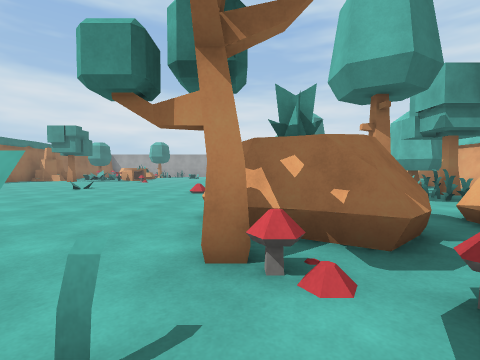
View 1 (above)

23 first-person views from a walk through a 3-D level made in the Unity game engine. The camera is 1.2 m above the floor, tilts 2° down and sees 85° across. The floor is counted in squares, 2 m on a side. Each view is taken from the middle of a square. On the plan, view 1 faces up. The plan holds only what a view shows up to about 9 squares ahead; the rest is blank. The place goes on beyond the plan. The player is left out. Surface patterns are stand-ins for the level's own textures.

View 2
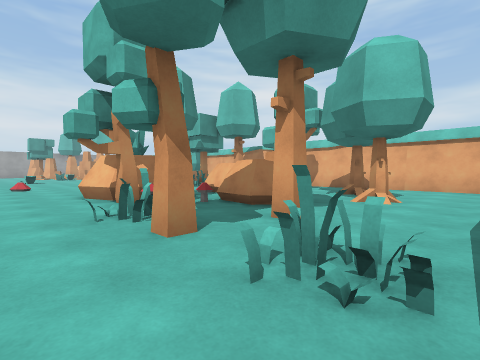

View 3
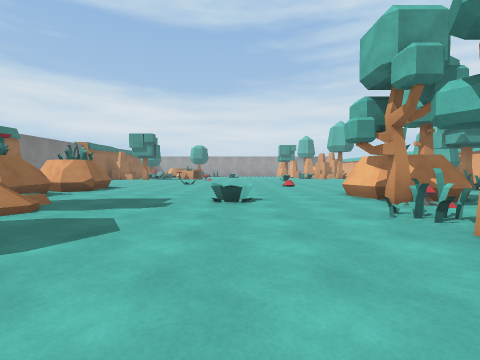

View 4
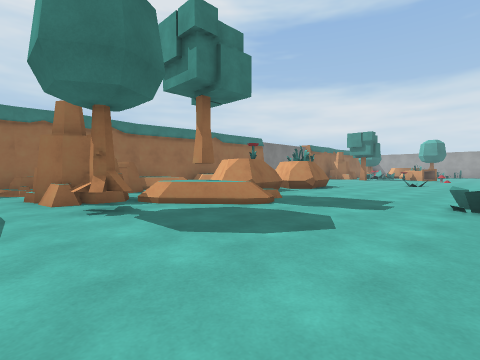

View 5
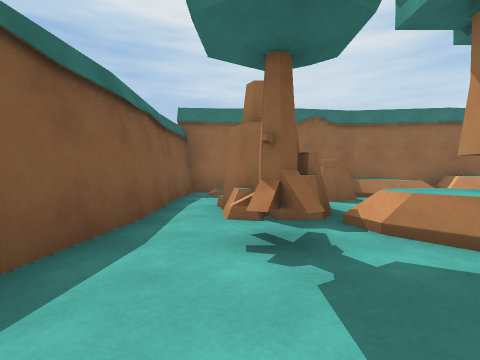

View 6
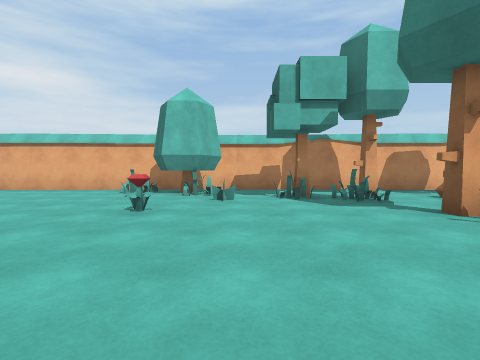

View 7
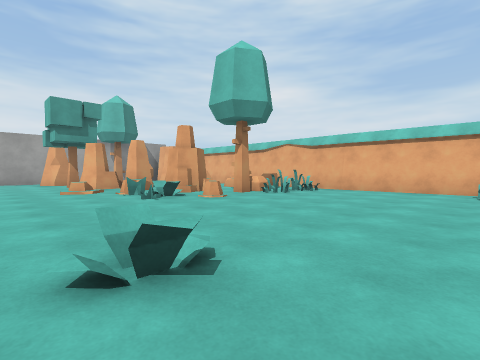

View 8
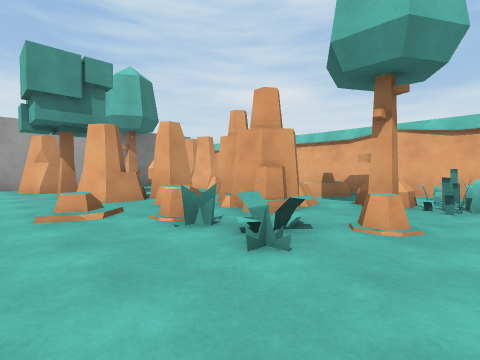

View 9
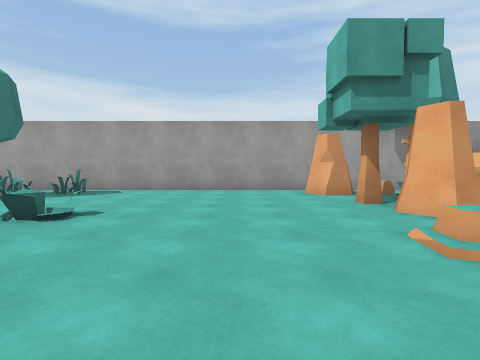

View 10
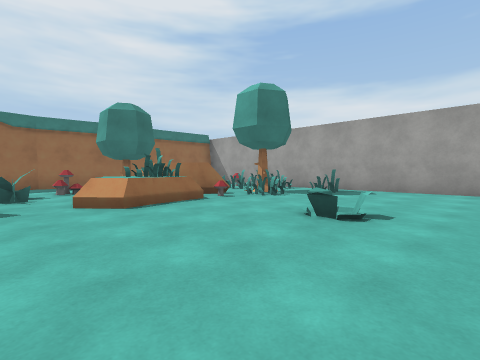

View 11
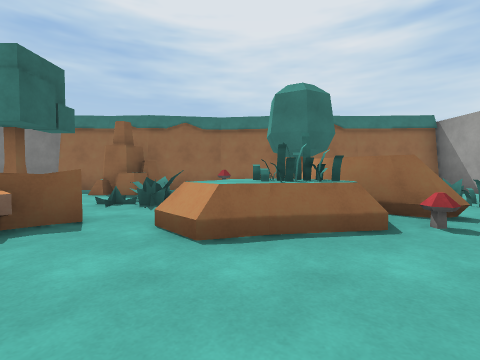

View 12
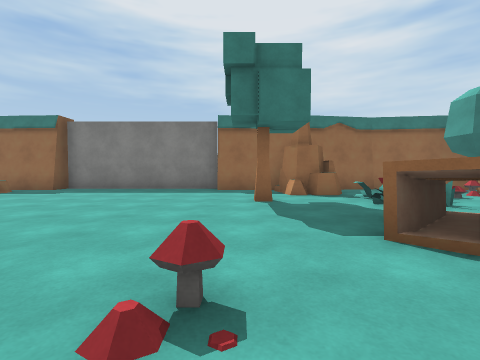

View 13
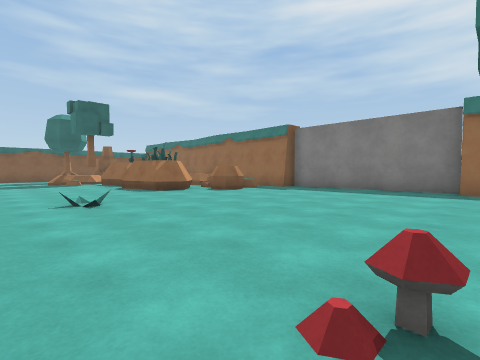

View 14
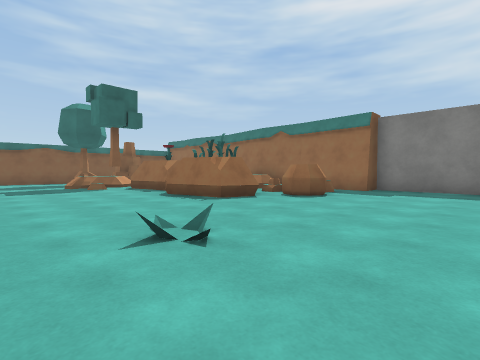

View 15
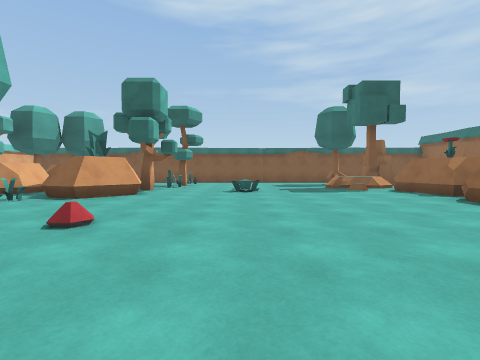

View 16
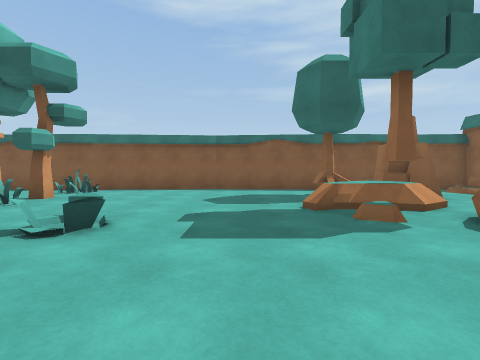

View 17
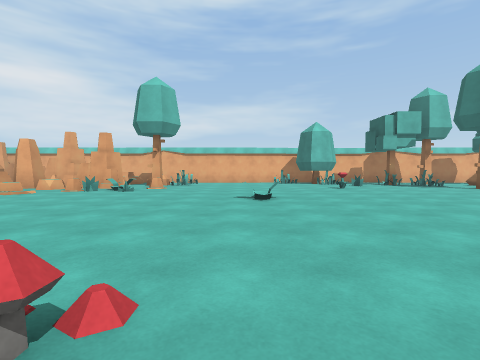

View 18
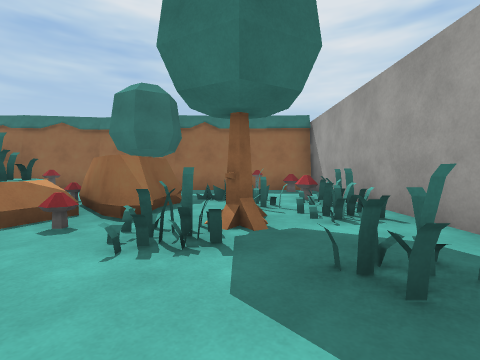

View 19
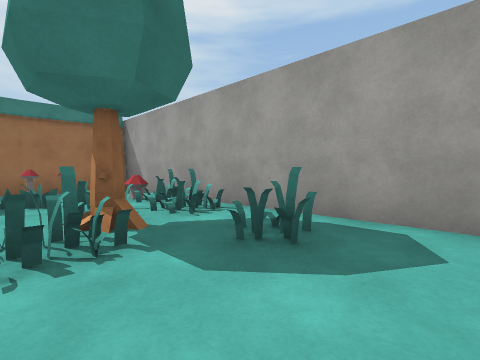

View 20
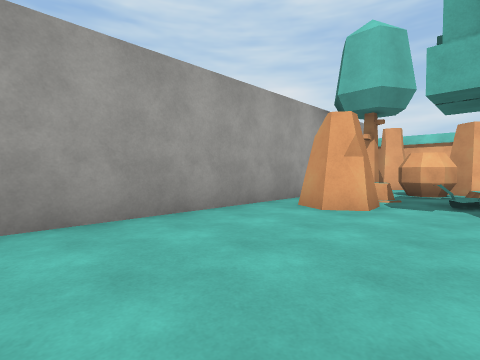

View 21
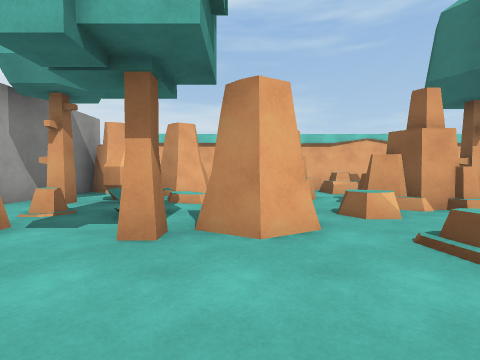

View 22
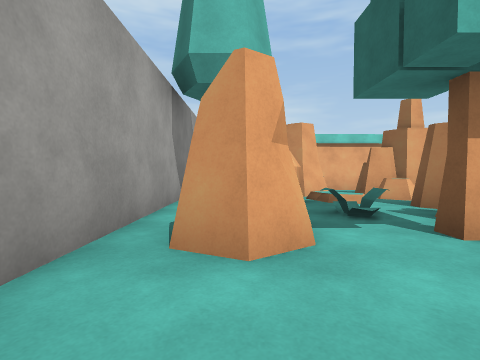

View 23
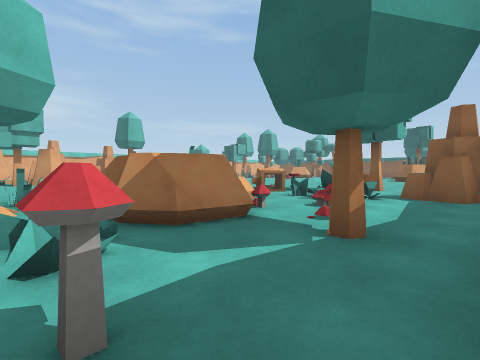

### Floor plan
Points are (right, up) in squares from view 1. A wall is a line through its corners. A room is listed if a view was taken in it or the views show most of it. See-through windows are left out.
Room 1 (views 1, 2, 3, 4, 5, 6, 7, 8, 9, 10, 11, 12, 13, 14, 15, 16, 17, 18, 19, 20, 21, 22, 23)
walls: (7.6, 8) (7.4, 12.5); (7.3, 15.4) (7.3, 16.5); (-12.3, 14.7) (-12.2, 13.3); (-12.8, 13.4) (-12.8, 8.2) (-12.2, 8.2) (-12.3, 6.3); (-10.1, 18.8) (-9.8, 18.4); (7.4, 18.4) (7.5, 21.4); (-12.3, 4.6) (-12.2, 3.9) (-12.6, 1.2); (7.3, 2.3) (7.6, 8.1); (-12.6, 18.4) (-12.2, 16.1) (-12.3, 14.8); (7.2, 1.6) (7.2, 2.4); (7.4, 1.4) (7.5, 2.4); (-12.5, 20.3) (-12.7, 18.3); (-12.6, 1.3) (-12.6, 0.5); (0.3, -3.3) (2.8, -3.4); (-4.3, -3.7) (0.5, -3.3); (-8.3, -3.3) (-4.2, -3.7); (7.3, -2.6) (7.4, -0.5); (6.5, 25.3) (-12.2, 25.3) (-12.4, 22.8) (-12.2, 21); (-10.6, -3.5) (-8.1, -3.3); (-12.3, -2.6) (-12.3, -3.4) (-10.5, -3.5)
low walls: (-5.2, 14) (-4.8, 13.5); (7.3, -0.9) (7.3, -0.4)
objects: other object (-12, -2) to (-11, -2); mushroom (-12, 24); rock (-11, 0) to (-10, 0); rock (-11, 1); rock (-11, 3) to (-10, 5); other object (-11, 7); rock (-11, 15) to (-11, 16); tree (-11, 20) to (-11, 21); mushroom (-11, 23); rock (-10, 6); rock (-10, 7) to (-10, 8); other object (-10, 17); mushroom (-10, 24); rock (-9, -1); rock (-9, 2) to (-8, 4); rock (-9, 4) to (-8, 7); tree (-9, 14); other object (-9, 16); other object (-9, 17); other object (-9, 18); rock (-9, 20) to (-8, 21); other object (-9, 22); other object (-9, 23); other object (-9, 25); tree (-8, 0) to (-8, 1); rock (-8, 19) to (-7, 20); other object (-8, 23); other object (-8, 24); tree (-7, -2); rock (-7, 0); other object (-7, 16); log (-7, 16) to (-6, 17); other object (-7, 19); mushroom (-7, 21); tree (-7, 23); other object (-6, 22); other object (-5, 24); other object (-4, 20); other object (-3, 2); tree (-1, -1); other object (-1, 0); mushroom (-1, 7); other object (0, -2); tree (0, 2); rock (0, 2) to (1, 4); other object (0, 13); tree (1, -1); mushroom (1, 1); other object (1, 3); rock (1, 24) to (2, 24); rock (2, 0) to (3, 1); other object (2, 5); other object (2, 16); other object (2, 17); rock (2, 18); rock (2, 21); tree (2, 22); rock (3, 2) to (5, 3); tree (3, 5); flower (3, 10); rock (3, 16); rock (3, 18) to (4, 18); rock (3, 19); rock (3, 20) to (3, 21); other object (3, 22); rock (3, 24); tree (4, -1); other object (4, 8); rock (4, 23) to (5, 23); tree (4, 24); tree (5, 0); tree (5, 2); other object (5, 5); tree (5, 7); other object (5, 8); tree (5, 16); rock (5, 17); rock (5, 20) to (6, 21); rock (5, 22) to (6, 23); tree (6, 5); tree (6, 9) to (7, 10); other object (6, 15); other object (6, 18)

Where each view was taken, in squares from view 1:
view 1: 0 up, 0 right, facing up
view 2: 3 down, 2 left, facing up-right
view 3: 3 down, 3 left, facing up
view 4: 3 down, 3 left, facing up-left
view 5: 2 down, 5 left, facing left
view 6: 8 up, 1 left, facing right
view 7: 11 up, 1 left, facing up-right
view 8: 15 up, 0 right, facing up-right
view 9: 17 up, 1 left, facing up
view 10: 17 up, 2 left, facing up-left
view 11: 19 up, 4 left, facing left
view 12: 14 up, 4 left, facing left
view 13: 14 up, 4 left, facing down-left
view 14: 11 up, 4 left, facing down-left
view 15: 10 up, 3 left, facing down
view 16: 5 up, 5 left, facing down
view 17: 13 up, 6 left, facing right
view 18: 23 up, 4 left, facing left
view 19: 22 up, 4 left, facing up-left
view 20: 22 up, 3 left, facing up-right
view 21: 21 up, 1 left, facing right
view 22: 24 up, 1 left, facing right
view 23: 23 up, 12 left, facing down-right
